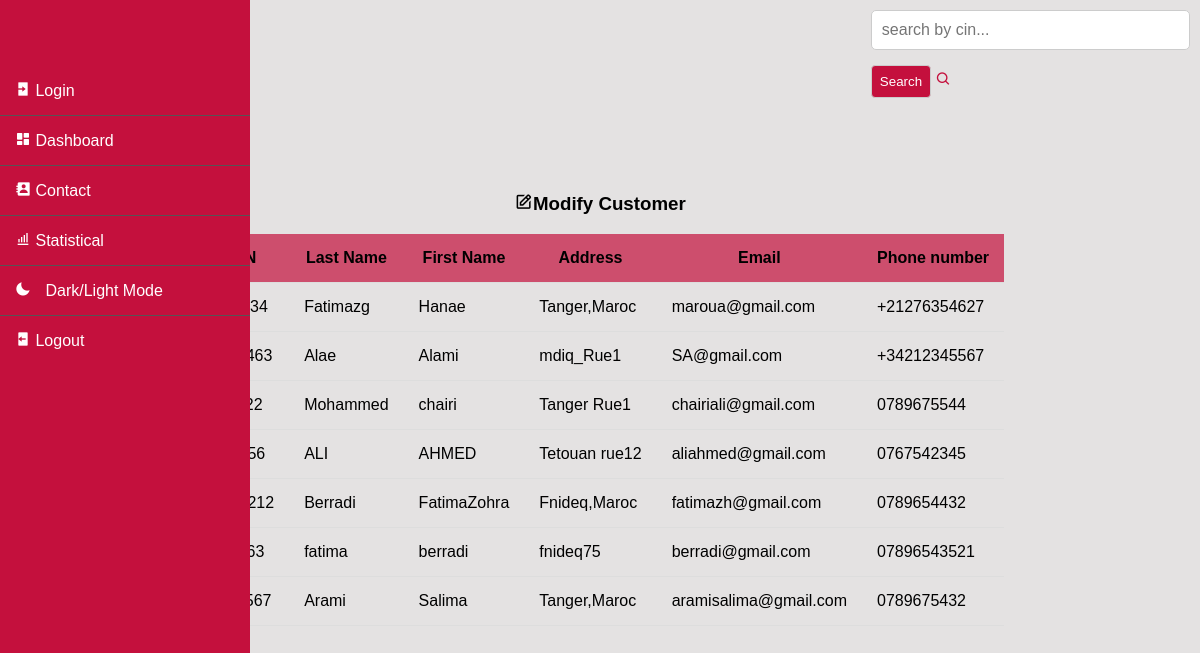
/modifyClient.php, run on the app's committed database.
### tables this page shows
CREATE TABLE `client` (
  `CIN_CL` varchar(255) NOT NULL,
  `NOM_CL` varchar(255) DEFAULT NULL,
  `PRENOM_CL` varchar(255) DEFAULT NULL,
  `ADDRESS` varchar(255) DEFAULT NULL,
  `PASSWORD` varchar(255) DEFAULT NULL,
  `EMAIL_CL` varchar(255) DEFAULT NULL,
  `TEL_CL` varchar(100) DEFAULT NULL
);

### modifyClient.php (the view, shortened to what this page needs)
<?php
include_once 'db_connect.php';
?>
<!DOCTYPE html>
<html lang="en">
<head>
    <link href='https://unpkg.com/boxicons@2.1.4/css/boxicons.min.css' rel='stylesheet'>
</head>
<body>
<header class="header">
        <div class="sidebar">
            <nav class="main-menu">
                <div class="scrollbar" id="style-1">
                    <ul>
                        <li>
                            <a href="#">
                            <i class='bx bxs-log-in' ></i>
                                <span class="nav-text">Login</span>
                            </a>
                        </li>
                        <li>
                            <a href="fournisseurDashboard.php">
                            <i class='bx bxs-dashboard' ></i>
                                <span class="nav-text">Dashboard</span>
                            </a>
                        </li>
                        <li>
                            <a href="#">
                            <i class='bx bxs-contact'></i>
                                <span class="nav-text">Contact</span>
                            </a>
                        </li>
                        <li>
                            <a href="statistic.php">
                            <i class='bx bx-bar-chart-alt'></i>
                                <span class="nav-text">Statistical</span>
                            </a>
                        </li>
                        <li>
            <a href="#" id="dark-light-mode" onclick="toggleDarkLight()">
                          <i class='bx bxs-moon'></i>
                      <span class="nav-text">Dark/Light Mode</span>
            </a>
                  </li>
                        <li>
                            <a href="logout.php">
                            <i class='bx bxs-log-out' ></i>
                                <span class="nav-text">Logout</span>
                            </a>
                        </li>
                    </ul>
                </div>
            </nav>
        </div>
</header>
    <div class="main-content">
        <div class="search-bar">
            <form action="modifyClient.php" method="post">
                <input type="text" id="search_cin" name="search_cin" placeholder="search by cin...">
                <input type="submit" name="search" value="Search">
                <i class='bx bx-search' style="margin-right: 5px; color: #c4103d;"></i>
            </form>
        </div>
        <center><h3><i class='bx bx-edit' ></i>Modify Customer</h3></center>
            <table>
                <tr>
                    <th>CIN</th>
                    <th>Last Name</th>
                    <th>First Name</th>
                    <th>Address</th>
                    <th>Email</th>
                    <th>Phone number</th>
                </tr>
                <?php
                $sql = "SELECT * FROM client";
                $result = mysqli_query($con, $sql);
                if ($result && mysqli_num_rows($result) > 0) {
                    while ($row = mysqli_fetch_assoc($result)) {
                        echo "<tr>";
                        echo "<td>" . $row['CIN_CL'] . "</td>";
                        echo "<td>" . $row['NOM_CL'] . "</td>";
                        echo "<td>" . $row['PRENOM_CL'] . "</td>";
                        echo "<td>" . $row['ADDRESS'] . "</td>";
                        echo "<td>" . $row['EMAIL_CL'] . "</td>";
                        echo "<td>" . $row['TEL_CL'] . "</td>";
                        echo "</tr>";
                    }
                } else {
                    echo "<tr><td colspan='6'>No clients found.</td></tr>";
                }
                ?>
            </table>
        </div>
</body>
</html>

### modifyClient.php (style rules this page uses)
body { font-family: Arial, sans-serif; background-color: rgb(228, 226, 226); margin: 0; padding: 0; display: flex; justify-content: center; align-items: center; min-height: 100vh; }
table { width: 100%; border-collapse: collapse; }
th, td { padding: 15px; border-bottom: 1px solid #ddd; text-align: left; }
th { background-color: rgba(196, 16, 61, 0.7); color-interpolation-filters: #fff; text-align: center; }
.search-bar { position: absolute; top: 20px; right: 20px; }
input[type="text"], input[type="submit"] { padding: 8px; border: 1px solid #ccc; border-radius: 4px; }
input[type="submit"] { background-color: #c4103d; color: #fff; cursor: pointer; }
.search-bar { position: fixed; top: 10px; right: 10px; }
input[type="text"], input[type="email"], input[type="tel"] { width: 100%; padding: 10px; margin-bottom: 15px; border: 1px solid #ccc; border-radius: 5px; font-size: 16px; box-sizing: border-box; }
.sidebar { position: fixed; top: 0; left: 0; width: 250px; height: 100vh; background-color: #333; padding-top: 50px; transition: left 0.3s ease; background-color: #c4103d; transition: left 0.3s ease, transform 0.3s ease; transform: perspective(800px) ; }
.sidebar ul { list-style-type: none; padding: 0; }
.sidebar ul li { padding: 15px; border-bottom: 1px solid #555; transition: background-color 0.3s ease; transform-style: preserve-3d; }
.sidebar ul li:last-child { border-bottom: none; }
.sidebar ul li a { color: #fff; text-decoration: none; transition: color 0.3s ease; }
#dark-light-mode { color: #fff; text-decoration: none; transition: color 0.3s ease; }
#dark-light-mode i { margin-right: 10px; }

### data on the page
client: NOM_CL "Fatimazg", PRENOM_CL "Hanae", ADDRESS "Tanger,Maroc", EMAIL_CL "maroua@gmail.com", TEL_CL "+21276354627"
client: NOM_CL "Alae", PRENOM_CL "Alami", ADDRESS "mdiq_Rue1", EMAIL_CL "SA@gmail.com", TEL_CL "+34212345567"
client: NOM_CL "Mohammed", PRENOM_CL "chairi", ADDRESS "Tanger Rue1", EMAIL_CL "chairiali@gmail.com", TEL_CL "0789675544"
client: NOM_CL "ALI", PRENOM_CL "AHMED", ADDRESS "Tetouan rue12", EMAIL_CL "aliahmed@gmail.com", TEL_CL "0767542345"
client: NOM_CL "Berradi", PRENOM_CL "FatimaZohra", ADDRESS "Fnideq,Maroc", EMAIL_CL "fatimazh@gmail.com", TEL_CL "0789654432"
client: NOM_CL "fatima", PRENOM_CL "berradi", ADDRESS "fnideq75", EMAIL_CL "berradi@gmail.com", TEL_CL "07896543521"
client: NOM_CL "Arami", PRENOM_CL "Salima", ADDRESS "Tanger,Maroc", EMAIL_CL "aramisalima@gmail.com", TEL_CL "0789675432"
